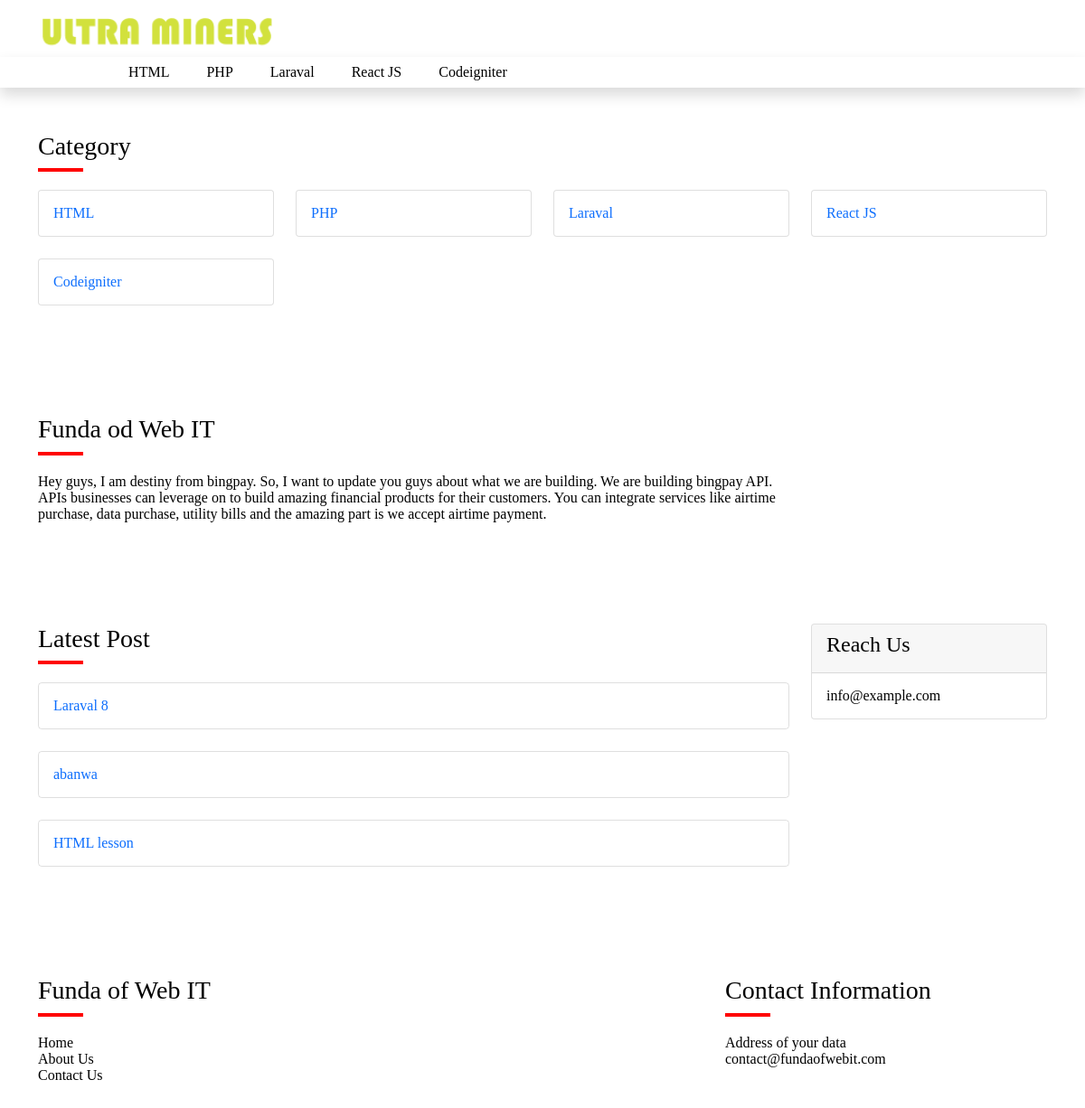
The page / on the database its author committed.
### tables this page shows
CREATE TABLE `categories` (
  `id` int(11) NOT NULL,
  `name` varchar(191) NOT NULL,
  `slug` varchar(191) NOT NULL,
  `description` text DEFAULT NULL,
  `meta_title` varchar(191) NOT NULL,
  `meta_description` mediumtext DEFAULT NULL,
  `meta_keyword` mediumtext DEFAULT NULL,
  `navbar_status` tinyint(1) DEFAULT 0,
  `status` tinyint(1) DEFAULT 0 COMMENT '0 = visible, 1 = hidden, 2 = deleted',
  `created_at` timestamp NULL DEFAULT current_timestamp()
);

CREATE TABLE `posts` (
  `id` int(11) NOT NULL,
  `category_id` int(11) NOT NULL,
  `name` varchar(191) NOT NULL,
  `slug` varchar(191) NOT NULL,
  `description` text DEFAULT NULL,
  `image` varchar(191) DEFAULT NULL,
  `meta_title` varchar(191) NOT NULL,
  `meta_description` mediumtext NOT NULL,
  `meta_keyword` mediumtext NOT NULL,
  `status` tinyint(1) DEFAULT 0,
  `created_at` timestamp NULL DEFAULT current_timestamp()
);

### index.php (the view, shortened to what this page needs)
<?php
include("includes/config.php");
include("includes/header.php");
include("includes/navbar.php");
?>
<div class="py-5 bg-dark">
    <div class="container">
        <div class="row">
            <div class="col-md-12">
                <h3 class="text-white">Category</h3>
                <div class="underline"></div>
            </div>
                    <?php
                        $homeCategory = "SELECT * FROM categories WHERE navbar_status = '0' AND status = '0' LIMIT 12";
                        $result = mysqli_query($conn, $homeCategory);
                        $num_row = mysqli_num_rows($result);
                        if ($num_row > 0){
                            foreach($result as $homeCatItems){
                                ?>
                                    <div class="col-md-3 mb-4">
                                        <a class="text-decoration-none" href="category.php?title=<?= $homeCatItems["slug"]; ?>">
                                            <div class="card card-body">
                                                <?= $homeCatItems["name"]; ?>
                                            </div>
                                        </a>
                                    </div>
                                <?php
                            }
                        }
                ?>
        </div>
    </div>
</div>
<div class="py-5 bg-light">
    <div class="container">
        <div class="row">
            <div class="col-md-9">
                <h3 class="text-dark">Funda od Web IT</h3>
                <div class="underline"></div>
                <p>Hey guys, I am destiny from bingpay. So, I want to update you guys about what we are building. We are building bingpay API.
                    APIs businesses can leverage on to build amazing financial products for their customers. You can integrate services like airtime purchase,
                     data purchase, utility bills and the amazing part is we accept airtime payment.
                </p>
            </div>
        </div>
    </div>
</div>
<div class="py-5 bg-dark">
    <div class="container">
        <div class="row">
            <div class="col-md-9">
                <h3 class="text-white">Latest Post</h3>
                <div class="underline"></div>
                    <?php
                            $homePosts = "SELECT * FROM posts WHERE status = '0' ORDER BY id DESC LIMIT 12";
                            $result = mysqli_query($conn, $homePosts);
                            $num_row = mysqli_num_rows($result);
                            if ($num_row > 0){
                                foreach($result as $homePostItems){
                                    ?>
                                        <div class="mb-4">
                                            <a class="text-decoration-none" href="post.php?title=<?= $homePostItems["slug"]; ?>">
                                                <div class="card card-body bg-light">
                                                    <?= $homePostItems["name"]; ?>
                                                </div>
                                            </a>
                                        </div>
                                    <?php
                                }
                            }
                    ?>
            </div>
            <div class="col-md-3">
                <div class="card">
                    <div class="card-header">
                        <h4>Reach Us</h4>
                    </div>
                    <div class="card-body">
                        info@example.com
                    </div>
                </div>
            </div>
        </div>
    </div>
</div>
<?php
include("includes/footer.php");
?>

### includes/navbar.php (shortened to what this page needs)
<div>
  <div class="container">
    <div class="row">
      <div class="col-md-3">
        <img src="<?= base_url('assets/images/logo.png') ?>" class="w-100" alt="Funda of Web IT">
      </div>
      <div class="col-md-9">
      </div>
    </div>
  </div>
</div>
<nav class="navbar navbar-expand-lg navbar-dark bg-primary shadow sticky-top">
  <div class="container">
    <div class="collapse navbar-collapse" id="navbarSupportedContent">
      <ul class="navbar-nav me-auto mb-2 mb-lg-0">
        <li class="nav-item">
          <a class="nav-link active" aria-current="page" href="<?= base_url('index.php') ?>">Home</a>
        </li>
          <?php
          $navCategory = "SELECT * FROM categories WHERE navbar_status = '0' AND status = '0'";
          $result = mysqli_query($conn, $navCategory);
          $num_row = mysqli_num_rows($result);
          if ($num_row > 0){
            foreach($result as $navItems){
                ?>
                    <li class="nav-item">
                      <a class="nav-link text-white" href="<?= base_url('category/'.$navItems["slug"]); ?>"><?= $navItems["name"]; ?></a>
                    </li>
                <?php
            }
          }
          ?>
        <?php if (isset($_SESSION["auth_user"])) : ?>
        <li class="nav-item dropdown">
          <a class="nav-link dropdown-toggle" href="#" id="navbarDropdown" role="button" data-bs-toggle="dropdown" aria-expanded="false">
           <?= $_SESSION["auth_user"]["user_name"]; ?>
          </a>
          <ul class="dropdown-menu" aria-labelledby="navbarDropdown">
            <li><a class="dropdown-item" href="#">My Profile</a></li>
            <li>
          <form action="<?= base_url('allcode.php'); ?>" method="POST">
          <button type="submit" name="logout_btn" class="dropdown-item">Logout</button>
        </form>
          </li>
          </ul>
        </li>
        <?php else : ?>
        <li class="nav-item">
          <a class="nav-link" href="<?= base_url('login.php'); ?>">Login</a>
        </li>
        <li class="nav-item">
          <a class="nav-link" href="<?= base_url('register.php'); ?>">Register</a>
        </li>
        <?php endif;  ?>
      </ul>
    </div>
  </div>
</nav>

### assets/css/custom.css (style rules this page uses)
.navbar { padding: 0px; }
.nav-link { border-right: 1px solid #fff; padding: 8px 20px !important; }
.underline { height: 4px; width: 50px; background-color: red; margin-bottom: 20px; }

### rows shown on the page
categories: name "HTML"
categories: name "PHP"
categories: name "Laraval"
categories: name "React JS"
categories: name "Codeigniter"
posts: name "Laraval 8"
posts: name "abanwa"
posts: name "HTML lesson"
